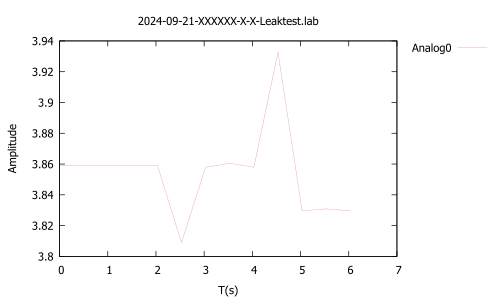

The gnuplot source for this figure:
set terminal pdf
set encoding utf8
set output "2024-09-21-XXXXXX-X-X-Leaktest.pdf"
set encoding utf8
#set xrange [0.0:600.0]
#set yrange [0.0:20.0]
set key outside
set style line 1 linecolor rgb '#DB7093' linewidth 0.1
set title "2024-09-21-XXXXXX-X-X-Leaktest.lab"
set xlabel "T(s)"
set ylabel "Amplitude"
plot "2024-09-21-XXXXXX-X-X-Leaktest.lab" every ::1 using 1:2 w l linestyle 1 title "Analog0"
